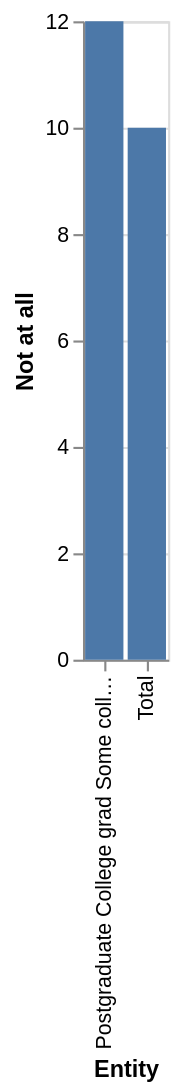

Vega-Lite specification for this chart:
### Vega-Lite specification from a JSON file in a GitHub repository (floating-point values rounded to 4 significant figures)
{"$schema": "https://vega.github.io/schema/vega-lite/v5.json", "description": "Bar chart auto-generated from CSV", "data": {"values": [{"Entity": "Postgraduate College grad Some college HS for less", "Not at all": "12", "Not too much": "10", "A fair amount": "32", "a great deal": "27"}, {"Entity": "Total", "Not at all": "10", "Not too much": "26", "A fair amount": "51", "a great deal": "11"}]}, "mark": "bar", "encoding": {"x": {"field": "Entity", "type": "ordinal"}, "y": {"field": "Not at all", "type": "quantitative"}}}
